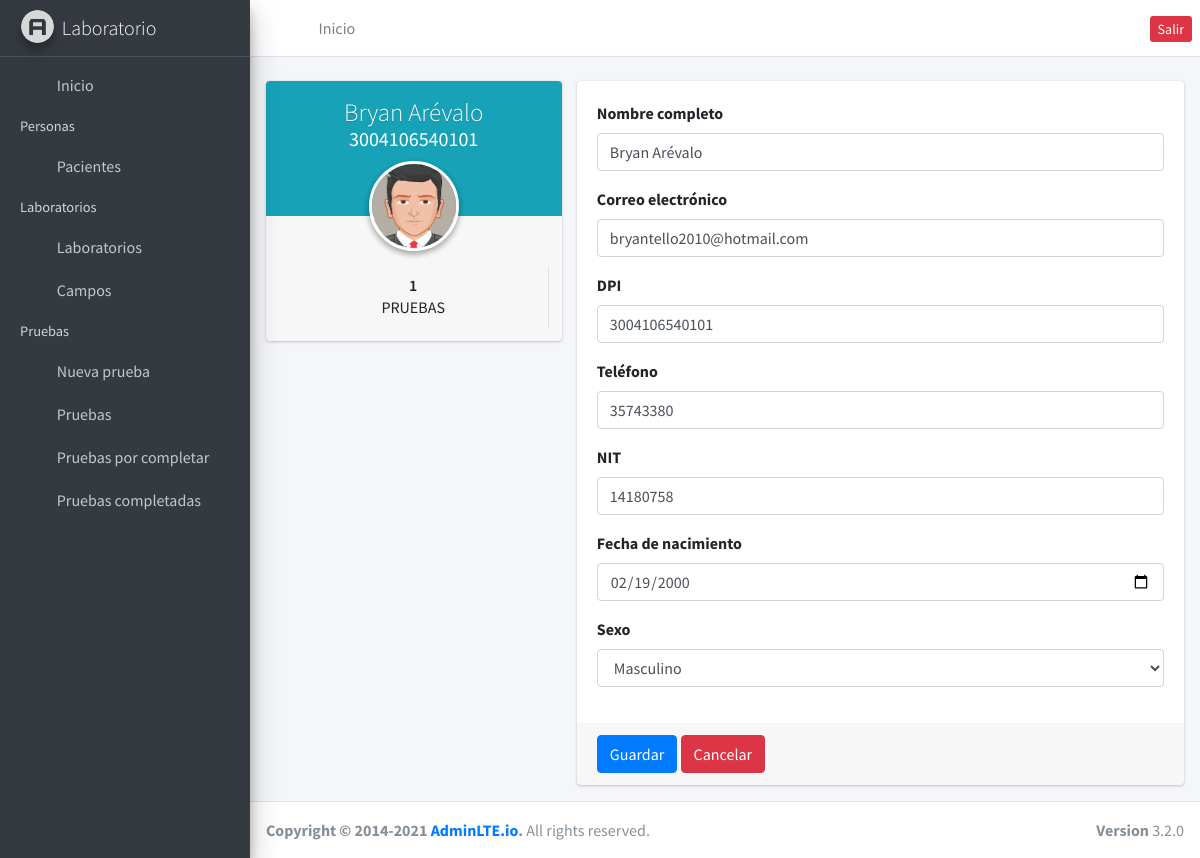
The app's page /clients/edit/1 (signed in) with its own data.
### clientes/models.py (models this page shows, shortened)
class Clients(models.Model):
    name = models.CharField(max_length=255, default='N/A', null=False)
    birth = models.DateField(default=datetime.date.today, auto_now=False)
    phone = models.CharField(max_length=15, null=True)
    dpi = models.CharField(max_length=20, null=False, default='N/A')
    email = models.EmailField(default='n/a', null=False)
    sex = models.IntegerField(default=1)
    nit = models.CharField(max_length=20, default='N/A')
    created_at = models.DateField(auto_now=True)

### clientes/views.py (the view)
# urls.py: path('edit/<int:id>', edit, name='edit_client'),
@login_required
def edit(request, id):
    client = Clients.objects.get(id = id)
    tests = Test.objects.filter(patient=id).count()
    context = {'client': client, 'tests': tests}
    return render(request, 'edit.html', context)

### clientes/templates/edit.html (shortened to what this page needs)
{% extends 'base.html' %}
{% load static %} {% block content %}
<div class="row">
  <div class="col-md-4">
    <div class="card card-widget widget-user">
      <div class="widget-user-header bg-info">
        <h3 class="widget-user-username">{{ client.name }}</h3>
        <h5 class="widget-user-desc">{{ client.dpi }}</h5>
      </div>
      <div class="widget-user-image">
        <img
          class="img-circle elevation-2"
          src="{% static '/dist/img/avatar5.png' %}"
          alt="User Avatar"
        />
      </div>
      <div class="card-footer">
        <div class="row">
          <div class="col-sm-12 border-right">
            <div class="description-block">
              <h5 class="description-header">{{ tests }}</h5>
              <span class="description-text">Pruebas</span>
            </div>
          </div>
        </div>
      </div>
    </div>
  </div>
  <div class="col-md-8">
    <form method="POST" action="{% url 'store_client' client.id %}" class="card">
      <div class="card-body">
        <div class="form-group">
          <label>Nombre completo</label>
          <input
            type="text"
            class="form-control"
            placeholder="Enter email"
            value="{{ client.name }}"
            name="name"
          />
        </div>
        <div class="form-group">
          <label for="exampleInputEmail1">Correo electrónico</label>
          <input
            type="email"
            class="form-control"
            id="exampleInputEmail1"
            placeholder="Enter email"
            value="{{ client.email }}"
            name="email"
          />
        </div>
        <div class="form-group">
          <label>DPI</label>
          <input
            type="text"
            class="form-control"
            placeholder="Ingresa tu dpi"
            value="{{ client.dpi }}"
            name="dpi"
          />
        </div>
        <div class="form-group">
          <label>Teléfono</label>
          <input
            type="text"
            class="form-control"
            placeholder="Ingresa tu Celular"
            value="{{ client.phone }}"
            name="phone"
            required
          />
        </div>
        <div class="form-group">
          <label>NIT</label>
          <input
            type="text"
            class="form-control"
            placeholder="Ingresa tu nit"
            value="{{ client.nit }}"
            name="nit"
            required
          />
        </div>
        <div class="form-group">
          <label>Fecha de nacimiento</label>
          <input
            type="date"
            class="form-control"
            placeholder="Ingresa tu dpi"
            value="{{ client.birth |date:'Y-m-d' }}"
            name="birth"
          />
        </div>
        <div class="form-group">
          <label>Sexo</label>
          <select name="sex" id="" class="form-control">
            {% if client.sex == 1 %}
            <option value="1" selected>Masculino</option>
            {% endif %}
          </select>
        </div>
      </div>
      <div class="card-footer">
        <button type="submit" class="btn btn-primary">Guardar</button>
        <a href="{% url 'clients' %}" class="btn btn-danger">Cancelar</a>
      </div>
    </form>
  </div>
</div>
{% endblock %}

### records on screen
Clients: name "Bryan Arévalo", dpi "3004106540101", email "bryantello2010@hotmail.com", phone "35743380", nit "14180758", birth "02/19/2000", sex "Masculino"

### other values on screen
{{ tests }} "1"
